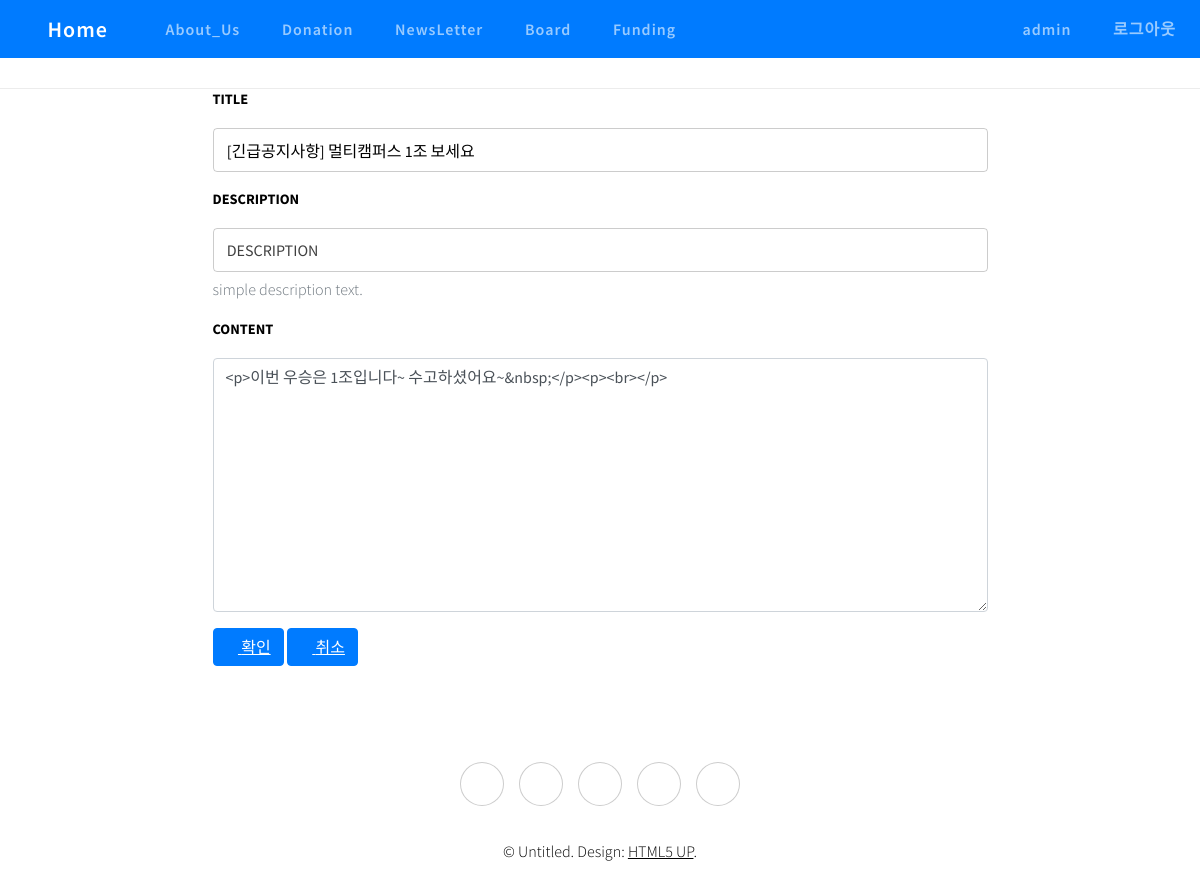
The page /board/13/update/ (signed in) on the database its author committed.
### board/models.py (models this page shows, shortened)
class Post(models.Model):
    title = models.CharField(verbose_name='TITLE', max_length=50)
    description = models.CharField('DESCRIPTION', max_length=100, blank=True,
    help_text='simple description text.')
    content = models.TextField('CONTENT')
    create_dt = models.DateTimeField('CREATE DATE', auto_now_add=True)
    modify_dt = models.DateTimeField('MODIFY DATE', auto_now=True)
    user = models.ForeignKey(User,on_delete=models.CASCADE,
        verbose_name='USER', blank=True, null=True)
    hits = models.PositiveIntegerField("조회수",default=0)
    like = models.ManyToManyField(settings.AUTH_USER_MODEL, related_name="like_posts", blank=True)
    class Meta:
        verbose_name = 'post'
        verbose_name_plural = 'posts'
        db_table = 'board_posts'
        ordering = ('-create_dt',)

### board/views.py (the view)
# urls.py: path('<int:pk>/update/', PostUpdateView.as_view(), name="update"),
class PostUpdateView(OwnerOnlyMixin, UpdateView):
    model = Post
    fields = ['title', 'description', 'content']
    success_url = reverse_lazy('board:list')

### accounts/views.py (called while the page is built)
    def get(self, request, *args, **kwargs):
        self.object = self.get_object()     # 모델 인스턴스 얻기
        if self.request.user != self.object.user:
            self.handle_no_permission()
        return super().get(request,*args,**kwargs)

### board/templates/board/post_form.html (shortened to what this page needs)
{% extends 'base.html' %}
{% load bootstrap4 %}
{% block content %}
    <div>
        <form action='.' method="post" class="form col-sm-8 mx-auto">
            {%bootstrap_form form%}
            <a type="submit" class="btn btn-primary">
                <i class="fas fa-check"></i> 확인
            </a>
            <a href="javascript:history.back()" class="btn btn-primary">
                <i class="fas fa-undo"></i> 취소
            </a>
        </form>
    </div>
    {% load static %}
    {% block style %}
        <link rel="stylesheet"
            href="{% static 'plugins/summernote/summernote-bs4.min.css' %}">
    {% endblock %}
{% endblock%}

### templates/menu.html (shortened to what this page needs)
<nav class="navbar navbar-expand-md bg-primary navbar-dark sticky-top">
    <div class="nav-link" style=" cursor:pointer; letter-spacing:1px; font-weight:600;line-height:25px;font-size:22px;"
            onclick="location.href='{% url 'home' %}'">
        <i class="fas fa-globe-americas"></i> Home</div>
    <div class="collapse navbar-collapse" id="collapsibleNavbar">
        <ul class="navbar-nav">
         <li class="nav-item">
                <div class="nav-link" style="padding-right:0px; opacity:0.8; cursor:pointer; letter-spacing:1px; font-weight:600"
                        onclick="location.href='{% url 'donation:intro' %}'">
                    <i class="fas fa-users"></i> About_Us</div>
            </li>
            {% if user.is_active %}
                <li class="nav-item">
                    <div class="nav-link" style="padding-right:0px;opacity:0.8; cursor:pointer; letter-spacing:1px; font-weight:600"
                        onclick="location.href='{% url 'donation:donation_check' %}'">
                    <i class="fas fa-newspaper"></i> Donation</div>
                </li>
            {% else %}
                <li class="nav-item">
                    <div class="nav-link" style="padding-right:0px;opacity:0.8; cursor:pointer; letter-spacing:1px; font-weight:600"
                        onclick="location.href='{% url 'login' %}'">
                    <i class="fas fa-newspaper"></i> Donation</div>
                </li>
            {% endif %}
            <li class="nav-item">
                <div class="nav-link" style="padding-right:0px;opacity:0.8; cursor:pointer; letter-spacing:1px; font-weight:600"
                    onclick="location.href='{% url 'donation:newsletter' %}'">
                    <i class="fas fa-newspaper"></i> NewsLetter</div>
            </li>
            <li class="nav-item">
                <div class="nav-link" style="padding-right:0px;opacity:0.8; cursor:pointer; letter-spacing:1px; font-weight:600"
                    onclick="location.href='{% url 'board:list' %}'">
                    <i class="fas fa-clipboard-list"></i> Board</div>
            <li class="nav-item">
                <div class="nav-link" style="opacity:0.8; cursor:pointer; letter-spacing:1px; font-weight:600" onclick="location.href='{% url 'funding:funding' %}'">
                    <i class="fas fa-clipboard-list"></i> Funding</div>
            </li>
        </ul>
        <ul class="navbar-nav ml-auto">
            {% if user.is_active %}
            <li class="nav-item d-none d-sm-inline-block">
                <div class="nav-link" style="padding-right:0px;opacity:0.8; cursor:pointer; letter-spacing:1px; font-weight:600"
                    onclick="location.href='{% url 'password_change' %}'">
                    <i class="fas fa-user"></i> {{user.username}}</a>
            </li>
            <li class="nav-item d-none d-sm-inline-block">
                <div class="nav-link" style="opacity:0.8; cursor:pointer; letter-spacing:1px; font-weight:600"
                    onclick="location.href='{% url 'logout' %}'">
                    <i class="fas fa-sign-out-alt"></i> 로그아웃</a>
            </li>
            {% endif %}
        </ul>
    </div>
</nav>

### rows shown on the page
Post: title "[긴급공지사항] 멀티캠퍼스 1조 보세요", content "<p>이번 우승은 1조입니다~ 수고하셨어요~&nbsp;</p><p><br></p>"

### other values the page prints
{{ user.username }} "admin"
